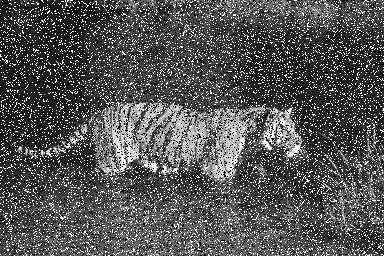
#> input picture img/saltpepper.png, 384 x 256 px
$ python 15filterBlur.py
#> lines starting #> are read from the running program, lines starting #| are printed output that depends on the picture
# 이미지 -> 필터 -> 블러
import cv2
import numpy as np

img = cv2.imread('./img/saltpepper.png')
#> img is the input picture: shape (256, 384, 3); min 0, max 255, mean 86.1

kelnel = np.ones((7,7))/49
k1 = np.array([[1,2,1], [2,4,2], [1,2,1]])/ 16
print(kelnel)
blured = cv2.filter2D(img, -1, kelnel)
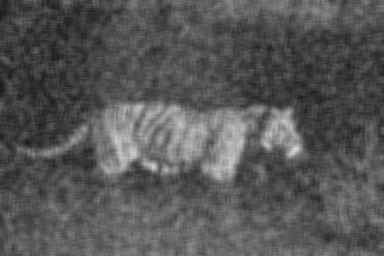
#> blured: shape (256, 384, 3); min 24, max 218, mean 86.1
gblured = cv2.filter2D(img, -1, k1)
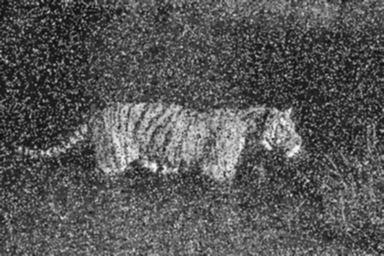
#> gblured: shape (256, 384, 3); min 12, max 250, mean 86.2
cv2.imshow('org', img)
cv2.imshow('blured', blured)
cv2.imshow('gblured', gblured)
cv2.waitKey()
cv2.destroyAllWindows()

# 25.11.26

k2 = cv2.getGaussianKernel(3,0)
print(k2)
blur2 = cv2.filter2D(img, -1, k2*k2.T)
print(k2*k2.T)
blur3 = cv2.GaussianBlur(img, (3,3), 0)
blur4 = cv2.medianBlur(img, 5)
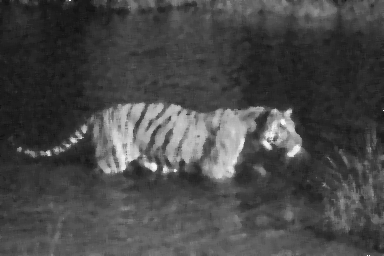
#> blur4: shape (256, 384, 3); min 16, max 248, mean 71.7
blur5 = cv2.bilateralFilter(img, 5, 75, 75)

imgmerge = np.hstack((img, gblured, blur2, blur3, blur4, blur5))
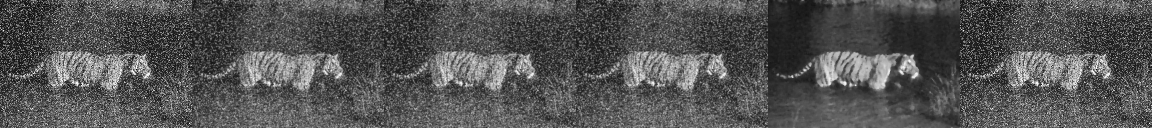
#> imgmerge: shape (256, 2304, 3) (shown at 1/2 size); min 0, max 255, mean 83.8
cv2.imshow('all', imgmerge)
cv2.waitKey()
cv2.destroyAllWindows()
